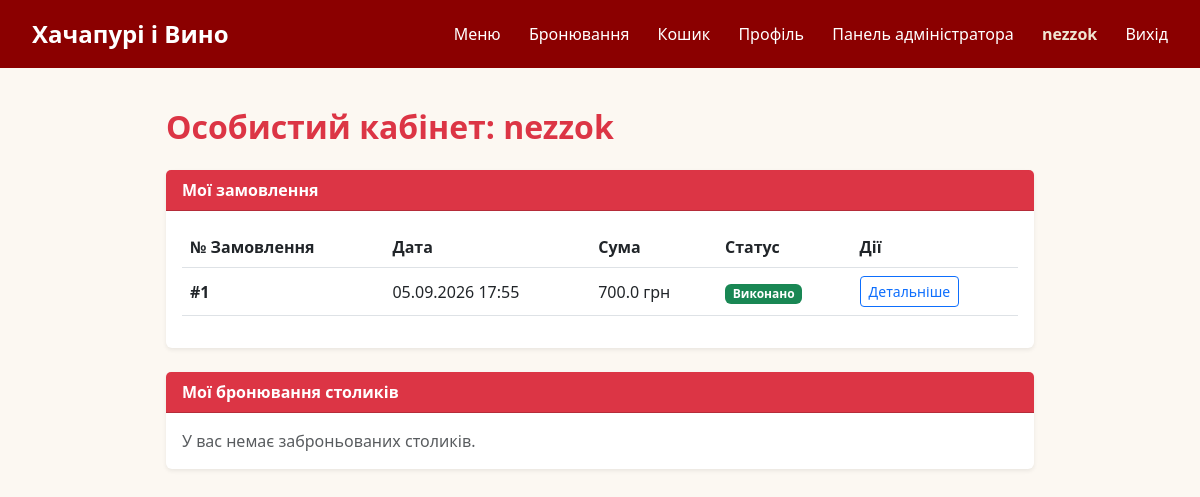
The app's page /profile (signed in), older data.
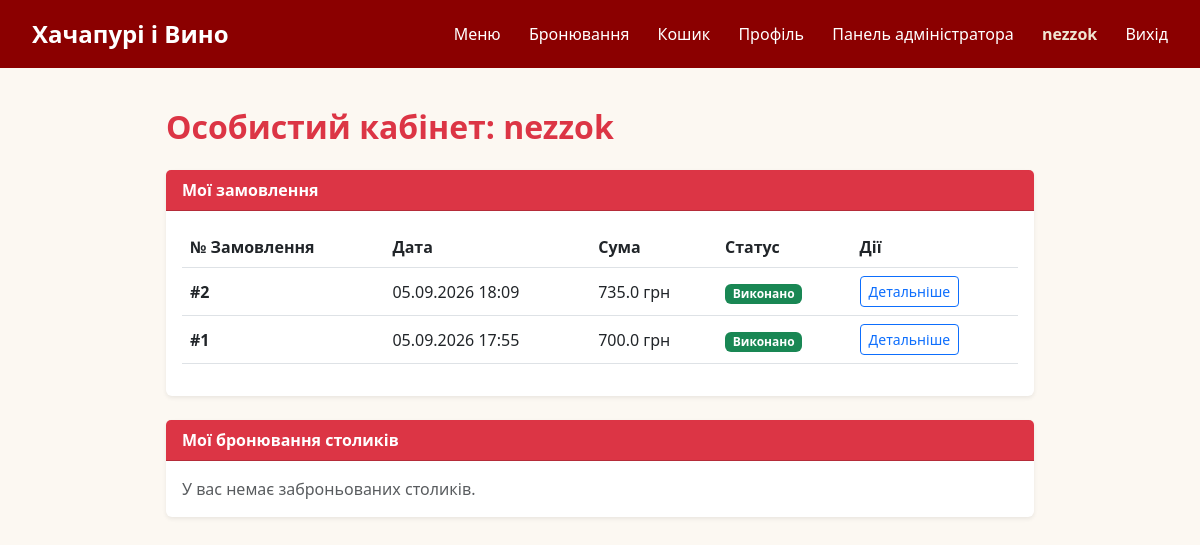
The same page, newer data.
### models.py (models this page shows, shortened)
class User(UserMixin, db.Model):
    id = db.Column(db.Integer, primary_key=True)
    username = db.Column(db.String(50), nullable=False)
    email = db.Column(db.String(120), unique=True, nullable=False)
    password_hash = db.Column(db.String(255), nullable=False)
    is_admin = db.Column(db.Boolean, default=False)
    is_superadmin = db.Column(db.Boolean, default=False)

class Order(db.Model):
    id = db.Column(db.Integer, primary_key=True)
    user_id = db.Column(db.Integer, db.ForeignKey('user.id'), nullable=False)
    total_price = db.Column(db.Float, nullable=False)
    status = db.Column(db.String(50), default='В обробці')
    created_at = db.Column(db.DateTime, default=datetime.utcnow)
    items = db.relationship('OrderItem', backref='order', lazy=True, cascade='all, delete-orphan')
    user = db.relationship('User', backref='orders', lazy=True)

### app.py (the view)
@app.route('/profile')
@login_required
def profile():
    orders = Order.query.filter_by(user_id=current_user.id).order_by(Order.created_at.desc()).all()
    reservations = Reservation.query.filter_by(user_id=current_user.id).all()
    return render_template('profile.html', orders=orders, reservations=reservations)

### app.py (called while the page is built)
@login_manager.user_loader
def load_user(user_id):
    return User.query.get(int(user_id))

### templates/profile.html (shortened to what this page needs)
{% extends 'base.html' %}
{% block content %}
<div class="container my-4" style="max-width: 900px;">
    <h2 class="text-danger fw-bold mb-4">Особистий кабінет: {{ current_user.username }}</h2>
    <div class="card border-0 shadow-sm mb-4">
        <div class="card-header bg-danger text-white fw-bold">Мої замовлення</div>
        <div class="card-body">
            {% if orders %}
            <div class="table-responsive">
                <table class="table align-middle">
                    <thead>
                        <tr>
                            <th>№ Замовлення</th>
                            <th>Дата</th>
                            <th>Сума</th>
                            <th>Статус</th>
                            <th>Дії</th>
                        </tr>
                    </thead>
                    <tbody>
                        {% for order in orders %}
                        <tr>
                            <td><strong>#{{ order.id }}</strong></td>
                            <td>{{ order.created_at.strftime('%d.%m.%Y %H:%M') }}</td>
                            <td>{{ order.total_price }} грн</td>
                            <td>
                                {% if order.status == 'Виконано' %}
                                    <span class="badge bg-success">Виконано</span>
                                {% else %}
                                    <span class="badge bg-warning text-dark">В обробці</span>
                                {% endif %}
                            </td>
                            <td>
                                <a href="{{ url_for('my_order', order_id=order.id) }}" class="btn btn-sm btn-outline-primary">Детальніше</a>
                            </td>
                        </tr>
                        {% endfor %}
                    </tbody>
                </table>
            </div>
            {% else %}
            <p class="text-muted m-0">У вас немає активних замовлень.</p>
            {% endif %}
        </div>
    </div>
    <div class="card border-0 shadow-sm">
        <div class="card-header bg-danger text-white fw-bold">Мої бронювання столиків</div>
        <div class="card-body">
            {% if reservations %}
            <ul class="list-group list-group-flush">
                {% for res in reservations %}
                <li class="list-group-item d-flex justify-content-between align-items-center">
                    <div>
                        <strong>Дата:</strong> {{ res.date }} о {{ res.time }} | <strong>Гостей:</strong> {{ res.guests }}
                    </div>
                    <form action="{{ url_for('cancel_my_reservation', res_id=res.id) }}" method="POST">
                        <input type="hidden" name="csrf_token" value="{{ csrf_token() }}">
                        <button type="submit" class="btn btn-sm btn-outline-danger">Скасувати</button>
                    </form>
                </li>
                {% endfor %}
            </ul>
            {% else %}
            <p class="text-muted m-0">У вас немає заброньованих столиків.</p>
            {% endif %}
        </div>
    </div>
</div>
{% endblock %}

### templates/base.html (shortened to what this page needs)
<!DOCTYPE html>
<html lang="uk">
<head>
    <link href="https://cdn.jsdelivr.net/npm/bootstrap@5.3.0/dist/css/bootstrap.min.css" rel="stylesheet">
    <link rel="stylesheet" href="{{ url_for('static', filename='css/style.css') }}">
</head>
<body>
    <header>
        <div class="logo">
            <a href="{{ url_for('index') }}" style="color: white; text-decoration: none;">Хачапурі і Вино</a>
        </div>
        <nav>
            <a href="{{ url_for('index') }}">Меню</a>
            <a href="{{ url_for('booking') }}">Бронювання</a>
            {% if current_user.is_authenticated %}
                <a href="{{ url_for('cart') }}">Кошик</a>
                <a href="{{ url_for('profile') }}">Профіль</a>
                {% if current_user.is_admin %}
                    <a href="{{ url_for('admin') }}">Панель адміністратора</a>
                {% endif %}
                <span style="margin-left: 1.5rem; font-weight: bold; color: #f0e6d2;">{{ current_user.username }}</span>
                <a href="{{ url_for('logout') }}">Вихід</a>
            {% else %}
                <a href="{{ url_for('login') }}">Вхід</a>
                <a href="{{ url_for('register') }}">Реєстрація</a>
            {% endif %}
        </nav>
    </header>
    <div class="container-fluid px-4 py-3">
        {% block content %}{% endblock content %}
    </div>
</body>
</html>

### static/css/style.css (style rules this page uses)
body { font-family: 'Segoe UI', Tahoma, Geneva, Verdana, sans-serif; margin: 0; background-color: #fcf8f2; color: #333; }
header { background-color: #8b0000; color: white; padding: 1rem 2rem; display: flex; justify-content: space-between; align-items: center; }
header .logo { font-size: 1.5rem; font-weight: bold; }
nav a { color: white; text-decoration: none; margin-left: 1.5rem; font-weight: 500; }
.container { max-width: 1100px; margin: 2rem auto; padding: 0 1rem; }

Row changes from the older to the newer data that the page shows:
added Order: id "2", created_at "05.09.2026 18:09", total_price "735.0", status "Виконано"
